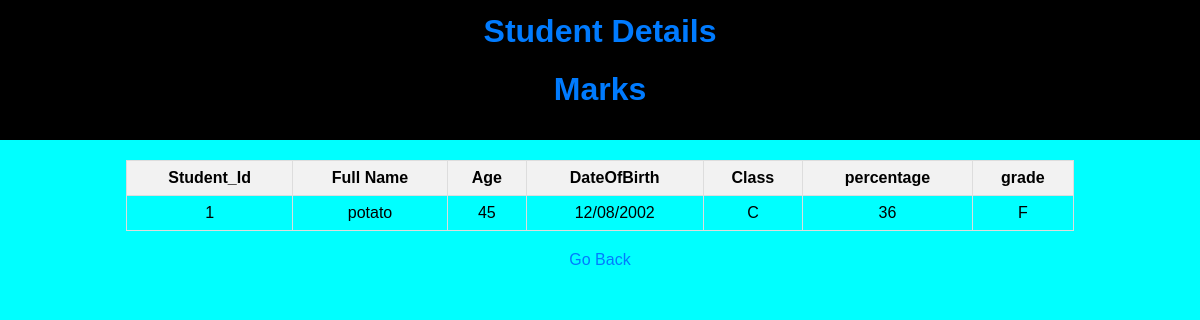
The app's page /student/1, older data.
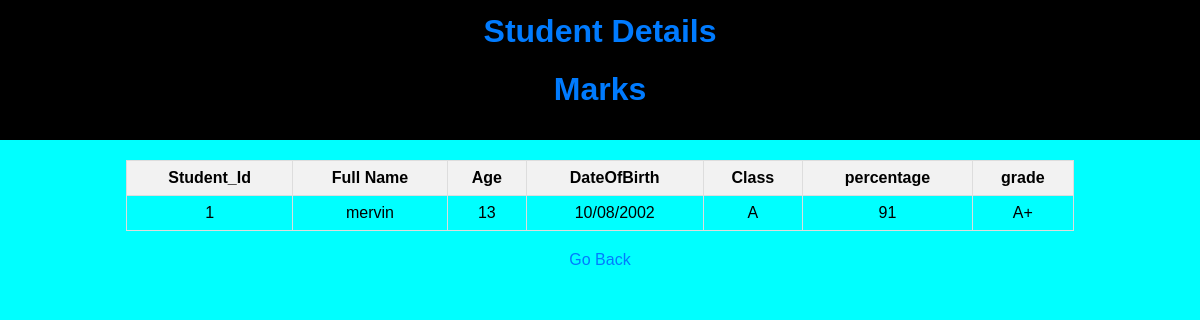
The same page, newer data.
### main.py (models this page shows, shortened)
class Student(db.Model):
  __tablename__ = 'Student'
  student_id = db.Column(db.Integer(), autoincrement=True, primary_key=True)
  full_name = db.Column(db.String(50))
  age = db.Column(db.Integer)
  dateofbirth = db.Column(db.String(50))
  stuclass = db.Column(db.String(50))
  percentage = db.Column(db.Integer)
  grade=db.Column(db.String(50))

### main.py (the view)
@app.route("/student/<int:student_id>",methods=["GET"])
def studentdetail(student_id):
  student=Student.query.filter_by(student_id=student_id).first()
  return render_template("studentdetail.html",student=student)

### templates/studentdetail.html (shortened to what this page needs)
<!DOCTYPE html>
<html>
<head>
</head>
<body style="font-family: Arial, sans-serif; background-color: cyan; text-align: center;">
<div style="background-color: black;margin-left:-10px;margin-top:-25px;padding:10px;margin-right:-10px;">
<h1 style="margin-top: 20px;color: #007bff;">Student Details</h1>
<a href="/mark/{{ student['student_id'] }}" class="mark" style="text-decoration: none; "><h1 style="margin-top: 20px;color: #007bff;">Marks</h1></a></div>
<table id="personal-details" style="width: 80%; margin: 20px auto; border-collapse: collapse;">
  <tr style="background-color:">
    <th style="border: 1px solid #ddd; padding: 8px;">Student_Id</th>
    <th style="border: 1px solid #ddd; padding: 8px;">Full Name</th>
    <th style="border: 1px solid #ddd; padding: 8px;">Age</th>
    <th style="border: 1px solid #ddd; padding: 8px;">DateOfBirth</th>
    <th style="border: 1px solid #ddd; padding: 8px;">Class</th>
    <th style="border: 1px solid #ddd; padding: 8px;">percentage</th>
    <th style="border: 1px solid #ddd; padding: 8px;">grade</th>
  </tr>
  <tr>
    <td style="border: 1px solid #ddd; padding: 8px;">{{ student["student_id"] }}</td>
    <td style="border: 1px solid #ddd; padding: 8px;">{{ student["full_name"] }}</td>
    <td style="border: 1px solid #ddd; padding: 8px;">{{ student["age"] }}</td>
    <td style="border: 1px solid #ddd; padding: 8px;">{{ student["dateofbirth"] }}</td>
    <td style="border: 1px solid #ddd; padding: 8px;">{{ student["stuclass"] }}</td>
    <td style="border: 1px solid #ddd; padding: 8px;">{{ student["percentage"] }}</td>
    <td style="border: 1px solid #ddd; padding: 8px;">{{ student["grade"] }}</td>
  </tr>
</table>
<a href="/" class="go-back" style="text-decoration: none; display: block; margin-top: 20px; color: #007bff;">Go Back</a>
</body>
</html>

Row changes from the older to the newer data that the page shows:
changed Student id 1: full_name "potato" → "mervin"; age "45" → "13"; dateofbirth "12/08/2002" → "10/08/2002"; stuclass "C" → "A"; percentage "36" → "91"; grade "F" → "A+"
